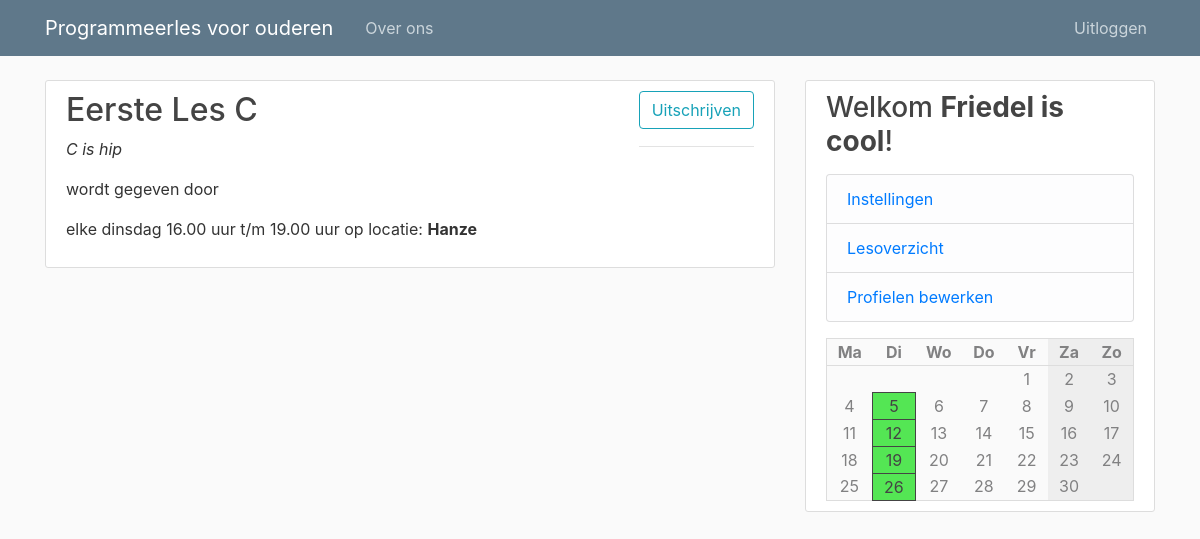
The app's page /course/1 (signed in) with its own data.
### pgmles/models.py (models this page shows)
class Course(db.Model):
    id = db.Column(db.Integer, primary_key=True)
    name = db.Column(db.String(100), nullable=False)
    description = db.Column(db.Text, nullable=False)
    teacher_id = db.Column(db.Integer, db.ForeignKey('user.id'), nullable=False)
    weekday = db.Column(db.Integer, nullable=False)
    start = db.Column(db.String(10), nullable=False, default=datetime.utcnow)
    end = db.Column(db.String(10), nullable=False, default=datetime.utcnow)
    location = db.Column(db.String(120), nullable=False)

class User(db.Model, UserMixin):
    id = db.Column(db.Integer, primary_key=True)
    type = db.Column(db.String(6), nullable=False, default="client")
    username = db.Column(db.String(20), unique=True, nullable=False)
    email = db.Column(db.String(120), unique=True, nullable=False)
    image_file = db.Column(db.String(20), nullable=False, default='default.jpg')
    password = db.Column(db.String(60), nullable=False)

### pgmles/routes.py (the view)
@app.route("/course/<int:course_id>", methods=[ 'GET', 'POST' ])
def course(course_id):
    sub_form = SubscribeForm()
    unsub_form = UnsubscribeForm()
    teachers = User.query.filter_by(type='teacher')
    subscribed = None
    if current_user.is_authenticated:
        subscribed = CourseMember.query.filter_by(user_id=current_user.id, course_id=course_id).first()
    if sub_form.validate_on_submit() and not subscribed:
        course = CourseMember(user_id=current_user.id, course_id=course_id)
        db.session.add(course)
        db.session.commit()
        flash('U bent nu ingeschreven!', 'success')
        return redirect('/')
    if unsub_form.validate_on_submit() and subscribed:
        db.session.delete(subscribed)
        db.session.commit()
        flash('U bent nu uitgeschreven!', 'success')
        return redirect('/')
    course = Course.query.get_or_404(course_id)
    return render_template('course.html', calendar=make_calendar(), title=course.name, course=course, sub_form=sub_form, unsub_form=unsub_form, subscribed=subscribed is not None, teachers=teachers)

### pgmles/forms.py
class SubscribeForm(FlaskForm):
    lang_id = HiddenField()
    submit = SubmitField('Inschrijven')

class UnsubscribeForm(FlaskForm):
    lang_id = HiddenField()
    submit = SubmitField('Uitschrijven')

### pgmles/models.py (called while the page is built)
@login_manager.user_loader
def load_user(user_id):
    return User.query.get(int(user_id))

### pgmles/routes.py (called while the page is built)
def make_calendar():
    weekdays = list(enumerate(['Ma', 'Di', 'Wo', 'Do', 'Vr', 'Za', 'Zo']))
    courses = [ None, None, None, None, None, None, None ]
    if current_user.is_authenticated:
        subscriptions = [ cm.course_id for cm in CourseMember.query.filter_by(user_id=current_user.id) ]
        courses = [ ' +\n'.join([ c.name for c in Course.query.filter_by(weekday=i) if c.id in subscriptions ]) for i in range(7) ]
    today = datetime.today()
    m = Month()
    rows = []
    for days in m.monthdayscalendar(today.year, today.month):
        rows.append([ (i, d, courses[i]) for i, d in enumerate(days) ])
    return { 'weekdays': weekdays, 'rows': rows }

### pgmles/templates/course.html (shortened to what this page needs)
{% extends "layout.html" %}
{% block content %}
<article class="media content-section">
    <div class="media-body">
        <h2><a class="article-title" href="{{url_for('course', course_id=course.id)}}">
                {{ course.name }}
            </a></h2>
        <p><i>{{ course.description }}</i></p>
        <p>wordt gegeven door </p>
        <p>elke {{ ['maandag', 'dinsdag', 'woensdag', 'donderdag', 'vrijdag', 'zaterdag', 'zondag'][course.weekday] }}
            {{ course.start }} uur t/m {{ course.end }} uur op locatie: <b>{{ course.location }}</b></p>
    </div>
    <div class="article-metadata">
        {% if current_user.is_authenticated %}
        {% if not subscribed %}
        <form method="POST" action="">
            {{ sub_form.hidden_tag() }}
            <div class="form-group">
                {{ sub_form.submit(class="btn btn-outline-info") }}
            </div>
        </form>
        {% else %}
        <form method="POST" action="">
            <div class="form-group">
                {{ unsub_form.submit(class="btn btn-outline-info") }}
            </div>
        </form>
        {%endif%}
        {% else %}
        <p><a href="{{ url_for('login') }}">Inloggen om in te schrijven</a></p>
        {% endif %}
    </div>
</article>
{% endblock content %}

### pgmles/templates/layout.html (shortened to what this page needs)
<!DOCTYPE html>
<html>
<head>
    <link rel="stylesheet" href="https://maxcdn.bootstrapcdn.com/bootstrap/4.0.0/css/bootstrap.min.css"
>
    <link rel="stylesheet" type="text/css" href="{{ url_for('static', filename='main.css') }}">
</head>
<body>
    <header class="site-header">
        <nav class="navbar navbar-expand-md navbar-dark bg-steel fixed-top">
            <div class="container">
                <a class="navbar-brand mr-4" href="/">Programmeerles voor ouderen</a>
                <div class="collapse navbar-collapse" id="navbarToggle">
                    <div class="navbar-nav mr-auto">
                        <a class="nav-item nav-link" href="/about">Over ons</a>
                    </div>
                    <div class="navbar-nav">
                        {% if current_user.is_authenticated %}
                        <a class="nav-item nav-link" href="{{ url_for('logout') }}">Uitloggen</a>
                        {% else %}
                        <a class="nav-item nav-link" href="{{ url_for('login') }}">Inloggen</a>
                        <a class="nav-item nav-link" href="{{ url_for('register') }}">Registeren</a>
                        {% endif %}
                    </div>
                </div>
            </div>
        </nav>
    </header>
    <main role="main" class="container">
        <div class="row">
            <div class="col-md-8">
                {% block content %}{% endblock %}
            </div>
            <div class="col-md-4">
                <div class="content-section">
                    <h3>Welkom <b>{{ current_user.username if current_user.is_authenticated else 'gast' }}</b>!</h3>
                    {% if current_user.is_authenticated %}
                    <p class='text-muted'>
                    <ul class="list-group">
                        <li class="list-group-item list-group-item-light"><a
                                href="{{ url_for('account') }}">Instellingen</a></li>
                        {% if current_user.type == 'teacher' or current_user.type == 'admin' %}
                        <li class="list-group-item list-group-item-light"><a
                                href="{{ url_for('course_overview') }}">Lesoverzicht</a></li>
                        {% endif %}
                        {% if current_user.type == 'admin' %}
                        <li class="list-group-item list-group-item-light"><a href="{{ url_for('admin') }}">Profielen
                                bewerken</a></li>
                        {% endif %}
                    </ul>
                    </p>
                    {% endif %}
                    <table class='calendar'>
                        <tr>
                            {% for d, day in calendar['weekdays'] %}
                            <th class="{{ 'weekend' if d >= 5 }}">{{ day }}</th>
                            {% endfor %}
                        </tr>
                        {% for row in calendar['rows'] %}
                        <tr>
                            {% for d, day, course in row %}
                            <td class="{{ 'weekend' if d >= 5 }} {{ 'course' if course and day }}">
                                {{ day if day }}
                            </td>
                            {% endfor %}
                        </tr>
                        {% endfor %}
                    </table>
                </div>
            </div>
        </div>
    </main>
</body>
</html>

### pgmles/static/main.css (style rules this page uses)
body { background: #fafafa; color: #333333; margin-top: 5rem; }
h1, h2, h3, h4, h5, h6 { color: #444444; }
.bg-steel { background-color: #5f788a; }
.site-header .navbar-nav .nav-link { color: #cbd5db; }
.content-section { background: #ffffff; padding: 10px 20px; border: 1px solid #dddddd; border-radius: 3px; margin-bottom: 20px; }
.article-title { color: #444444; }
.article-metadata { padding-bottom: 1px; margin-bottom: 4px; border-bottom: 1px solid #e3e3e3 }
.calendar { background-color: #fafafa; width: 100%; color: #818182; border: #dddddd solid 1px; }
.calendar .weekend { background-color: #eee; }
.calendar th { border-bottom: #ddd solid 1px; }
.calendar th, td { text-align: center; width: 100px; position: relative; }
.calendar .course { background: rgb(84, 230, 84); border: #444 solid 1px; color: #444 }

### records on screen
Course: name "Eerste Les C", description "C is hip", weekday "dinsdag", start "16.00", end "19.00", location "Hanze", teacher "5", day "12", day "19", day "26"
User: username "Friedel is cool"

### other values on screen
{{ day }} "Ma" "Di" "Wo" "Do" "Vr" "Za" "Zo"
{{ day if day }} "1" "2" "3" "4" "6" "7" "8" "9" "10" "11" "13" "14" "15" "16" "17" "18" "20" "21" "22" "23" "24" "25" "27" "28" "29" "30"
